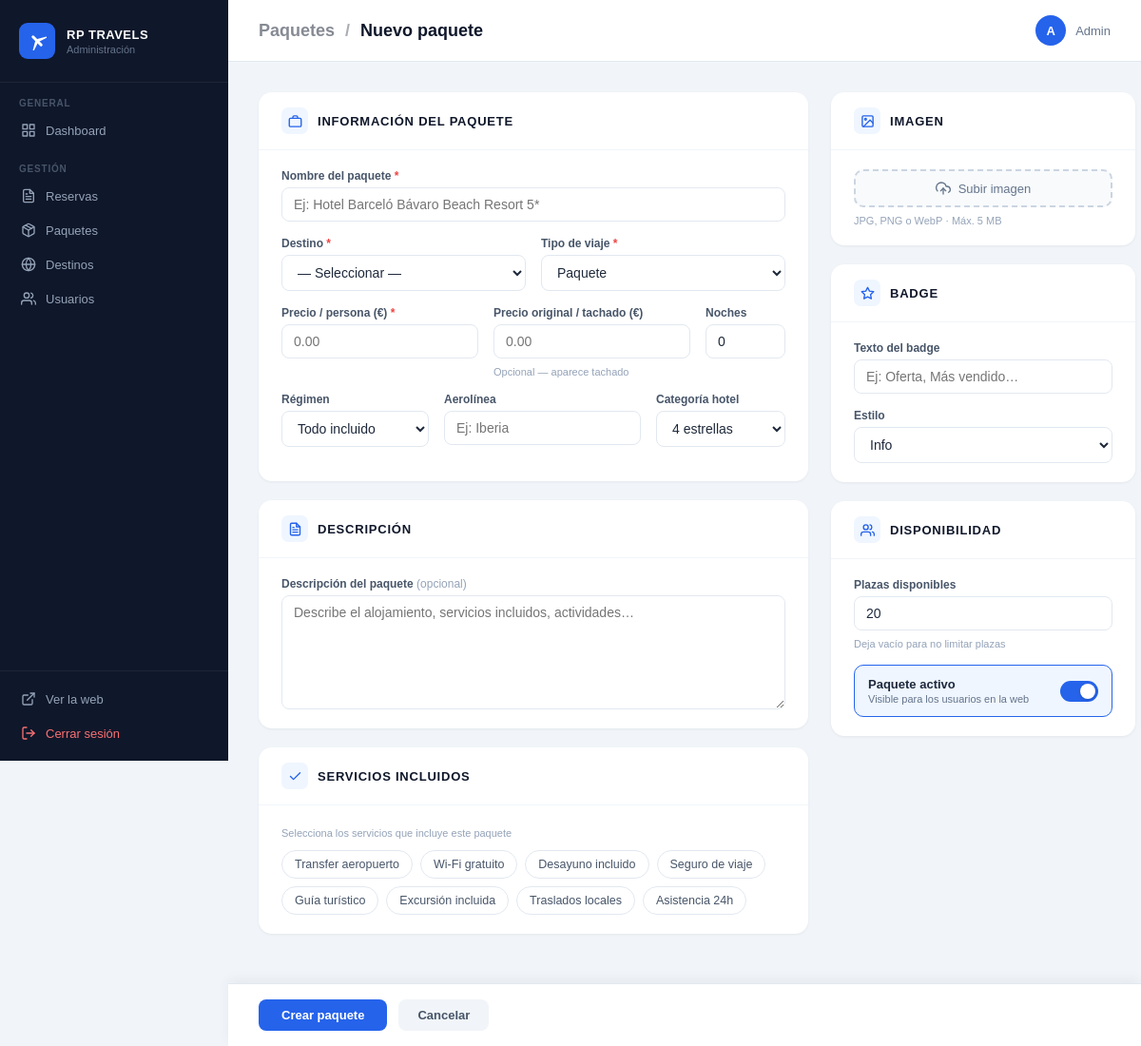
/admin/package-edit.php (signed in), run on the app's committed database.
### tables this page shows
CREATE TABLE servicios (
    id          INT AUTO_INCREMENT PRIMARY KEY,
    nombre      VARCHAR(100) NOT NULL,
    icono       VARCHAR(50)  NOT NULL DEFAULT 'check',
    descripcion VARCHAR(200),
    activo      TINYINT(1)   DEFAULT 1
);

### admin/package-edit.php (the view, shortened to what this page needs)
<?php
$db = obtenerBD();
$id     = (int)($_GET['id'] ?? 0);
$isEdit = $id > 0;
$todosServicios = $db->query("SELECT id, nombre FROM servicios WHERE activo = 1 ORDER BY id")->fetchAll();
$tipos    = ['vuelo','hotel','paquete','crucero','circuito','finde'];
$regimenes = ['Todo incluido','Media pensión','Solo alojamiento','Vuelo + hotel','Vuelo + traslados'];
$badge_tipos = ['info','oferta','popular','urgente'];
$p = [
    'nombre' => '', 'destino_id' => '', 'tipo' => 'paquete',
    'precio_persona' => '', 'precio_original' => '',
    'noches' => '', 'regimen' => 'Todo incluido',
    'aerolinea' => '', 'estrellas' => 4,
    'badge' => '', 'badge_tipo' => 'info',
    'plazas_disponibles' => 20, 'activo' => 1,
    'descripcion' => '', 'imagen_url' => '',
    'atributos' => [],
];
$pageTitle = $isEdit ? 'Editar paquete' : 'Nuevo paquete';
?>
<!DOCTYPE html>
<html lang="es">
<head>
  <link rel="stylesheet" href="../css/fonts.css">
  <link rel="stylesheet" href="css/admin.css">
</head>
<body>
<div class="admin-wrap">
  <?php include 'partials/sidebar.php'; ?>
  <div class="admin-main">
    <div class="admin-topbar">
      <h1>
        <a href="packages.php" style="color:inherit;text-decoration:none;opacity:0.5">Paquetes</a>
        <span style="opacity:0.35;margin:0 6px">/</span>
        <?= $pageTitle ?>
      </h1>
      <div class="admin-user">
        <div class="admin-user-avatar"><?= strtoupper(substr($_SESSION['admin']['nombre'], 0, 1)) ?></div>
        <?= htmlspecialchars($_SESSION['admin']['nombre']) ?>
      </div>
    </div>
    <form method="POST" enctype="multipart/form-data" style="display:flex;flex-direction:column;flex:1;min-height:0">
      <div class="admin-content" style="flex:1">
        <div class="pkg-layout">
          <div>
            <div class="pkg-section">
              <div class="pkg-section-header">
                <div class="pkg-section-icon">
                  <svg width="15" height="15" viewBox="0 0 24 24" fill="none" stroke="currentColor" stroke-width="2.2" stroke-linecap="round" stroke-linejoin="round">
                    <rect x="2" y="7" width="20" height="14" rx="2"/><path d="M16 7V5a2 2 0 0 0-2-2h-4a2 2 0 0 0-2 2v2"/>
                  </svg>
                </div>
                <h3>Información del paquete</h3>
              </div>
              <div class="pkg-section-body">
                <div class="form-group">
                  <label for="nombre">Nombre del paquete <span style="color:#ef4444">*</span></label>
                  <input type="text" id="nombre" name="nombre" maxlength="200" required
                         placeholder="Ej: Hotel Barceló Bávaro Beach Resort 5*"
                         value="<?= htmlspecialchars($p['nombre']) ?>">
                </div>
                <div class="fg-2">
                  <div class="form-group">
                    <label for="destino_id">Destino <span style="color:#ef4444">*</span></label>
                    <select id="destino_id" name="destino_id" required>
                      <option value="">— Seleccionar —</option>
                    </select>
                  </div>
                  <div class="form-group">
                    <label for="tipo">Tipo de viaje <span style="color:#ef4444">*</span></label>
                    <select id="tipo" name="tipo">
                      <?php foreach ($tipos as $t): ?>
                        <option value="<?= $t ?>" <?= $p['tipo'] === $t ? 'selected' : '' ?>><?= ucfirst($t) ?></option>
                      <?php endforeach; ?>
                    </select>
                  </div>
                </div>
                <div class="fg-3">
                  <div class="form-group">
                    <label for="precio_persona">Precio / persona (€) <span style="color:#ef4444">*</span></label>
                    <input type="number" id="precio_persona" name="precio_persona" min="0" step="0.01"
                           placeholder="0.00"
                           value="<?= htmlspecialchars($p['precio_persona']) ?>">
                  </div>
                  <div class="form-group">
                    <label for="precio_original">Precio original / tachado (€)</label>
                    <input type="number" id="precio_original" name="precio_original" min="0" step="0.01"
                           placeholder="0.00"
                           value="<?= htmlspecialchars($p['precio_original'] ?? '') ?>">
                    <span class="form-hint">Opcional — aparece tachado</span>
                  </div>
                  <div class="form-group">
                    <label for="noches">Noches</label>
                    <input type="number" id="noches" name="noches" min="0" max="365"
                           value="<?= (int)$p['noches'] ?>">
                  </div>
                </div>
                <div class="fg-3">
                  <div class="form-group">
                    <label for="regimen">Régimen</label>
                    <select id="regimen" name="regimen">
                      <?php foreach ($regimenes as $r): ?>
                        <option value="<?= htmlspecialchars($r) ?>" <?= $p['regimen'] === $r ? 'selected' : '' ?>><?= htmlspecialchars($r) ?></option>
                      <?php endforeach; ?>
                    </select>
                  </div>
                  <div class="form-group">
                    <label for="aerolinea">Aerolínea</label>
                    <input type="text" id="aerolinea" name="aerolinea" maxlength="100"
                           placeholder="Ej: Iberia"
                           value="<?= htmlspecialchars($p['aerolinea'] ?? '') ?>">
                  </div>
                  <div class="form-group">
                    <label for="estrellas">Categoría hotel</label>
                    <select id="estrellas" name="estrellas">
                      <?php for ($s = 1; $s <= 5; $s++): ?>
                        <option value="<?= $s ?>" <?= (int)$p['estrellas'] === $s ? 'selected' : '' ?>><?= $s ?> estrellas</option>
                      <?php endfor; ?>
                    </select>
                  </div>
                </div>
              </div>
            </div>
            <div class="pkg-section">
              <div class="pkg-section-header">
                <div class="pkg-section-icon">
                </div>
                <h3>Descripción</h3>
              </div>
              <div class="pkg-section-body">
                <div class="form-group" style="margin-bottom:0">
                  <label for="descripcion">Descripción del paquete <span style="color:#94a3b8;font-weight:400">(opcional)</span></label>
                  <textarea id="descripcion" name="descripcion" rows="5"
                            placeholder="Describe el alojamiento, servicios incluidos, actividades…"><?= htmlspecialchars($p['descripcion'] ?? '') ?></textarea>
                </div>
              </div>
            </div>
            <div class="pkg-section">
              <div class="pkg-section-header">
                <div class="pkg-section-icon">
                  <svg width="15" height="15" viewBox="0 0 24 24" fill="none" stroke="currentColor" stroke-width="2.2" stroke-linecap="round" stroke-linejoin="round">
                    <polyline points="20 6 9 17 4 12"/>
                  </svg>
                </div>
                <h3>Servicios incluidos</h3>
              </div>
              <div class="pkg-section-body">
                <p class="form-hint" style="margin-bottom:12px">Selecciona los servicios que incluye este paquete</p>
                <div class="attr-chips">
                  <?php foreach ($todosServicios as $svc): ?>
                  <label class="attr-chip">
                    <?= htmlspecialchars($svc['nombre']) ?>
                  </label>
                  <?php endforeach; ?>
                </div>
              </div>
            </div>
          </div>
          <div>
            <div class="pkg-section">
              <div class="pkg-section-header">
                <div class="pkg-section-icon">
                  <svg width="15" height="15" viewBox="0 0 24 24" fill="none" stroke="currentColor" stroke-width="2.2" stroke-linecap="round" stroke-linejoin="round">
                    <rect x="3" y="3" width="18" height="18" rx="2"/><circle cx="8.5" cy="8.5" r="1.5"/><polyline points="21 15 16 10 5 21"/>
                  </svg>
                </div>
                <h3>Imagen</h3>
              </div>
              <div class="pkg-section-body">
                <label class="file-input-label">
                  <svg width="16" height="16" viewBox="0 0 24 24" fill="none" stroke="currentColor" stroke-width="2" stroke-linecap="round" stroke-linejoin="round">
                    <polyline points="16 16 12 12 8 16"/><line x1="12" y1="12" x2="12" y2="21"/>
                    <path d="M20.39 18.39A5 5 0 0 0 18 9h-1.26A8 8 0 1 0 3 16.3"/>
                  </svg>
                  Subir imagen
                </label>
                <p class="form-hint" style="margin-top:8px">JPG, PNG o WebP · Máx. 5 MB</p>
              </div>
            </div>
            <div class="pkg-section">
              <div class="pkg-section-header">
                <div class="pkg-section-icon">
                  <svg width="15" height="15" viewBox="0 0 24 24" fill="none" stroke="currentColor" stroke-width="2.2" stroke-linecap="round" stroke-linejoin="round">
                    <polygon points="12 2 15.09 8.26 22 9.27 17 14.14 18.18 21.02 12 17.77 5.82 21.02 7 14.14 2 9.27 8.91 8.26 12 2"/>
                  </svg>
                </div>
                <h3>Badge</h3>
              </div>
              <div class="pkg-section-body">
                <div class="form-group">
                  <label for="badge">Texto del badge</label>
                  <input type="text" id="badge" name="badge" maxlength="50"
                         placeholder='Ej: Oferta, Más vendido…'
                         value="<?= htmlspecialchars($p['badge'] ?? '') ?>">
                </div>
                <div class="form-group" style="margin-bottom:0">
                  <label for="badge_tipo">Estilo</label>
                  <select id="badge_tipo" name="badge_tipo">
                    <?php foreach ($badge_tipos as $bt): ?>
                      <option value="<?= $bt ?>" <?= $p['badge_tipo'] === $bt ? 'selected' : '' ?>><?= ucfirst($bt) ?></option>
                    <?php endforeach; ?>
                  </select>
                </div>
              </div>
            </div>
            <div class="pkg-section">
              <div class="pkg-section-header">
                <div class="pkg-section-icon">
                  <svg width="15" height="15" viewBox="0 0 24 24" fill="none" stroke="currentColor" stroke-width="2.2" stroke-linecap="round" stroke-linejoin="round">
                    <path d="M17 21v-2a4 4 0 0 0-4-4H5a4 4 0 0 0-4 4v2"/><circle cx="9" cy="7" r="4"/><path d="M23 21v-2a4 4 0 0 0-3-3.87"/><path d="M16 3.13a4 4 0 0 1 0 7.75"/>
                  </svg>
                </div>
                <h3>Disponibilidad</h3>
              </div>
              <div class="pkg-section-body">
                <div class="form-group">
                  <label for="plazas_disponibles">Plazas disponibles</label>
                  <input type="number" id="plazas_disponibles" name="plazas_disponibles" min="0"
                         placeholder="Sin límite"
                         value="<?= $p['plazas_disponibles'] !== null ? (int)$p['plazas_disponibles'] : '' ?>">
                  <span class="form-hint">Deja vacío para no limitar plazas</span>
                </div>
                <label class="toggle-row">
                  <div>
                    <div class="toggle-row-label">Paquete activo</div>
                    <div class="toggle-row-sub">Visible para los usuarios en la web</div>
                  </div>
                  <div class="toggle-switch"></div>
                </label>
              </div>
            </div>
          </div>
        </div>
      </div>
      <div class="pkg-actions-bar">
        <button type="submit" class="btn btn-primary">
          <?= $isEdit ? 'Guardar cambios' : 'Crear paquete' ?>
        </button>
        <a href="packages.php" class="btn btn-ghost">Cancelar</a>
      </div>
    </form>
  </div>
</div>
</body>
</html>

### admin/css/admin.css (style rules this page uses)
*, *::before, *::after { box-sizing: border-box; margin: 0; padding: 0; }
body { font-family: 'Plus Jakarta Sans', sans-serif; font-size: 14px; color: #1e293b; background: #f1f5f9; min-height: 100vh; }
a { text-decoration: none; color: inherit; }
button { font-family: inherit; cursor: pointer; }
.admin-wrap { display: flex; min-height: 100vh; }
.admin-main { flex: 1; display: flex; flex-direction: column; min-width: 0; }
.admin-topbar { background: white; border-bottom: 1px solid #e2e8f0; padding: 16px 32px; display: flex; align-items: center; justify-content: space-between; }
.admin-topbar h1 { font-size: 18px; font-weight: 700; color: #0f172a; }
.admin-user { display: flex; align-items: center; gap: 10px; font-size: 13px; color: #64748b; }
.admin-user-avatar { width: 32px; height: 32px; background: #2563eb; border-radius: 50%; display: flex; align-items: center; justify-content: center; color: white; font-weight: 700; font-size: 13px; }
.admin-content { padding: 32px; flex: 1; }
.btn { display: inline-flex; align-items: center; gap: 6px; padding: 7px 14px; border-radius: 8px; font-size: 12px; font-weight: 600; border: none; cursor: pointer; transition: all 140ms; white-space: nowrap; }
.btn-primary { background: #2563eb; color: white; }
.btn-ghost { background: #f1f5f9; color: #475569; }

### data on the page
servicios: nombre "Transfer aeropuerto"
servicios: nombre "Wi-Fi gratuito"
servicios: nombre "Desayuno incluido"
servicios: nombre "Seguro de viaje"
servicios: nombre "Guía turístico"
servicios: nombre "Excursión incluida"
servicios: nombre "Traslados locales"
servicios: nombre "Asistencia 24h"

### other printed values
$label "Dashboard Reservas Paquetes Destinos Usuarios"
$pageTitle "Nuevo paquete"
substr($_SESSION['admin']['nombre'], 0, 1) "A"
$_SESSION['admin']['nombre'] "Admin"
form field tipo "Paquete"
form field regimen "Todo incluido"
form field estrellas "4 estrellas"
form field badge_tipo "Info"
